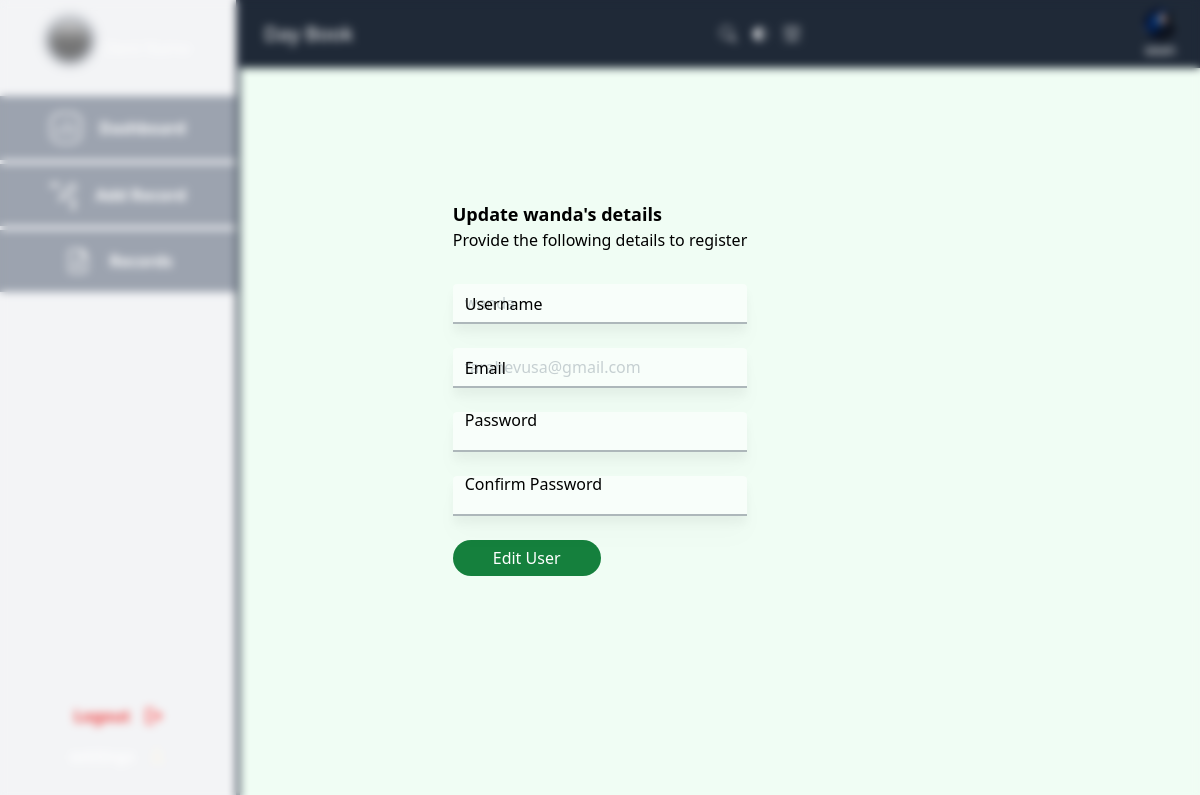
/edit-user/2 (signed in), run on the app's committed database.
### authentication/models.py (models this page shows, shortened)
class User(AbstractUser):
    USER_TYPE_CHOICES = (
        ('admin', 'Admin'),
        ('accountant', 'Accountant'),
        ('manager', 'Manager'),
    )
    user_type = models.CharField(max_length=20, choices=USER_TYPE_CHOICES, default='manager')

### authentication/views.py (the view, shortened to what this page needs)
# urls.py: path('edit-user/<id>', views.user_edit, name='edit-user'),
def user_edit(request, id):
    user = get_object_or_404(User, id=id)  # Fetch the user by id
    context = {
        'user': user
    }
    return render(request, 'authentication/edit-user.html', context)

### templates/authentication/edit-user.html (shortened to what this page needs)
{% extends 'base/main.html' %}
{% load static %}
{% block content %}
<section class="h-100 bg-transparent">
  <div id='container' class='fixed inset-0 bg-blue bg-opacity-30 backdrop-blur-sm flex justify-center items-center'>
    <div class='bg-offwhite py-8 px-24 rounded-lg'>
      <p class='text-lg font-bold text-grey'>Update {{ user.username }}'s details</p>
      <p class='text-xls font-normal text-grey pb-8'>Provide the following details to register</p>
      <form class='pb-6' method="post" action="{% url 'edit-user' user.pk %}">
        <div class='relative pb-6'>
          <input type="text" name="username" value="{{data.username}}" id="username" placeholder={{user.username}}
            class='peer w-full h-10 rounded-t bg-white opacity-50 border-0 border-b-2 border-red focus:border-red text-black focus:outline-none appearance-none focus:ring-0 drop-shadow-xl focus:drop-shadow-xl' />
          <label for="username"
            class='absolute left-3 -top-1 peer-focus:left-3 peer-focus:-top-1 peer-focus:text-mbl text-grey text-mbl peer-placeholder-shown:text-base peer-placeholder-shown:top-2 peer-placeholder-shown:text-grey transition-all'>Username</label>
        </div>
        <div class='relative pb-6'>
          <input type="email" name="email" value="{{data.email}}" id="email" placeholder={{user.email}}
            class='peer  w-full rounded-t bg-white opacity-50 h-10 border-0 border-b-2 border-red focus:border-red text-black focus:outline-none appearance-none focus:ring-0 drop-shadow-xl focus:drop-shadow-xl' />
          <label for="email"
            class='absolute left-3 -top-1 peer-focus:left-3 peer-focus:-top-1 peer-focus:text-mbl text-grey text-mbl peer-placeholder-shown:text-base peer-placeholder-shown:top-2 peer-placeholder-shown:text-grey transition-all'>Email</label>
        </div>
        <div class='relative pb-6'>
          <input type="password" name="password" value="{{data.password}}" id="password"
            class='peer peer  w-full rounded-t bg-white opacity-50 h-10 border-0 border-b-2 border-red focus:border-red text-black focus:outline-none appearance-none focus:ring-0 drop-shadow-xl focus:drop-shadow-xl' />
          <label for="password"
            class='absolute left-3 -top-1 peer-focus:left-3 peer-focus:-top-1 peer-focus:text-mbl text-grey text-mbl peer-placeholder-shown:text-base peer-placeholder-shown:top-2 peer-placeholder-shown:text-grey transition-all'>Password</label>
        </div>
        <div class='relative pb-6'>
          <input type="password" name="password2" value="{{data.password2}}"
            class='peer peer  w-full rounded-t bg-white opacity-50 h-10 border-0 border-b-2 border-red focus:border-red text-black focus:outline-none appearance-none focus:ring-0 drop-shadow-xl focus:drop-shadow-xl' />
          <label for="password2"
            class='absolute left-3 -top-1 peer-focus:left-3 peer-focus:-top-1 peer-focus:text-mbl text-grey text-mbl peer-placeholder-shown:text-base peer-placeholder-shown:top-2 peer-placeholder-shown:text-grey transition-all'>Confirm
            Password</label>
        </div>
        <button
          class='bg-green-700 cursor-pointer text-white sm:px-10 py-1.5 items-center justify-center rounded-full text-base font-roboto ml-auto mr-12'>Edit User</button>
      </form>
    </div>
  </div>
</section>
{% endblock %}

### templates/base/main.html (shortened to what this page needs)
{% load tailwind_tags %}
{% load compress %}
{% load static %}
<!DOCTYPE html>
<html class="dark">
<head>
  <link rel="stylesheet" type="text/css" href="https://cdn.jsdelivr.net/npm/toastify-js/src/toastify.min.css">
  <link rel="stylesheet" href="{% static 'css/output.css' %}">
  <link rel="stylesheet" href="../../static/styles/global.css" />
  {% tailwind_css %}
  {% compress css %}
  <link rel="stylesheet" href="{% static 'src/output.css' %}">
  {% endcompress %}
</head>
<body class="bg-green-50">
  <div class="mx-auto my-auto h-dvh flex">
    <div class="flex w-full">
      <div
        class="dark:bg-gray-700 bg-gray-100 w-20 md:w-1/5 h-screen overflow-hidden flex flex-col justify-between border-r-4 border-gray-700">
        <div>
          <div class="flex justify-center px-2 py-4 items-center gap-1 text-white">
            <div
              class="[filter:blur(4px)] rounded-[50px] [background:linear-gradient(180deg,_#d9d9d9,_#737373_53%)] w-[3rem] h-[3rem] border-[4px] border-solid border-gray-400 mb-4">
            </div>
            <p class="hidden md:block">Client Name</p>
          </div>
          <div>
            {% if request.user.user_type == "manager" %}
            <div class="bg-gray-400 flex items-center justify-center gap-4 p-4 mb-1">
              <img class="max-w-full overflow-hidden max-h-full" alt="" src="{% static 'images/group.svg' %}" />
              <a href="{% url 'manager' %}"
                class="hidden md:block font-semibold bg-gray-400 text-white text-center">Dashboard</a>
            </div>
            {% elif request.user.user_type == "accountant" %}
            <div class="bg-gray-400 flex items-center justify-center gap-4 p-4 mb-1">
              <img class="max-w-full overflow-hidden max-h-full" alt="" src="{% static 'images/group.svg' %}" />
              <a href="{% url 'accountant' %}"
                class="hidden md:block font-semibold bg-gray-400 text-white text-center">Dashboard</a>
            </div>
            {% elif request.user.user_type == "admin" %}
            <div class="bg-gray-400 flex items-center justify-center gap-4 p-4 mb-1">
              <img class="max-w-full overflow-hidden max-h-full" alt="" src="{% static 'images/group.svg' %}" />
              <a href="{% url 'admin' %}"
                class="hidden md:block font-semibold bg-gray-400 text-white text-center">Dashboard</a>
            </div>
            {% endif %}
            <div class="bg-gray-400 flex items-center justify-center gap-4 p-4 mb-1">
              <img class="max-w-full overflow-hidden max-h-full" alt=""
                src="{% static 'images/basileditoutline.svg' %}" />
              <a href="{% url 'create_report'%}"
                class="hidden md:block font-semibold bg-gray-400 text-white text-center">Add Record</a>
            </div>
            {% if request.user.user_type == "manager" %}
            <div class="bg-gray-400 flex items-center justify-center gap-4 p-4 mb-1">
              <img class="max-w-full overflow-hidden max-h-full" alt=""
                src="{% static 'images/basilfiledownloadoutline.svg' %}" />
              <a href="{% url 'approved_reports' request.user.pk %}" class="hidden md:block font-semibold bg-gray-400 text-white text-center">Records</a>
            </div>
            {% endif %}
          </div>
        </div>
        <div class="mb-8">
          <div class="flex items-center justify-center gap-4 text-red-500 mb-4">
            <div class="hidden md:block font-semibold">
              <a href="{% url 'logout_user' %}">Logout</a>
            </div>
            <img class="w-4 overflow-hidden max-h-full" alt="" src="{% static 'images/vector.svg' %}" />
          </div>
          <div class="flex items-center justify-center gap-4 text-white">
            <div class="font-semibold hidden md:block">settings</div>
            <img class="w-4 overflow-hidden max-h-full" alt=""
              src="{% static 'images/mingcuteusersettingfill.svg' %}" />
          </div>
        </div>
      </div>
      <div class="w-4/5 flex flex-col justify-between h-screen overflow-y-auto overflow-x-hidden">
        <div
          class="bg-gray-800 w-full flex flex-col md:flex-row items-center justify-between md:px-6 md:py-2 p-2 text-white">
          <p class="text-xl mb-4 md:mb-0 text-center">Day Book</p>
          <div class="flex w-1/2 items-center justify-between md:gap-10">
            <div class="flex flex-row items-center justify-center gap-4">
              <img class="w-4 relative h-4 cursor-pointer" alt="" src="{% static 'images/vector1.svg' %}"
                id="vectorIcon" />
              <img class="w-4 relative h-4 overflow-hidden cursor-pointer" alt=""
                src="{% static 'images/fluentdarktheme20filled.svg' %}" id="theme-toggle" />
              <img class="w-4 relative h-4 overflow-hidden cursor-pointer" alt=""
                src="{% static 'images/basilnotificationonoutline.svg' %}" />
            </div>
            <div class="flex flex-col items-center justify-center">
              <img class="rounded-[100px] w-8 h-8 object-cover" alt=""
                src="{% static 'images/2151064043-1@2x.png' %}" />
              <p class="text-sm text-white">{{ request.user.username }}</p>
            </div>
          </div>
        </div>
        {% block content %}
        {% endblock content %}
      </div>
    </div>
  </div>
  <script src="https://cdn.tailwindcss.com"></script>
</body>
</html>

### static/styles/global.css (style rules this page uses)
body { @apply leading-[normal] m-0; }
* { padding: 0; margin: 0; box-sizing: border-box; }
html { overflow: scroll; overflow-x: hidden; }

### data on the page
User: user.username "sean"
User: username "wanda", email "farahevusa@gmail.com"
